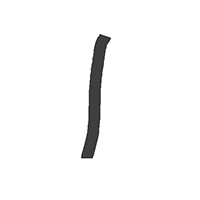
#> input picture knn/num/1_1.png, 200 x 200 px; its folder holds only this picture in this run
$ python knntest.py   (older library calls are emulated)
#> lines starting #> are read from the running program, lines starting #| are printed output that depends on the picture; after the words box and inside, x2 and y2 are one past the last pixel; in counts of white or black regions, pixels touching at a corner belong together
import operator
import datetime
import numpy as np
from numpy import *
from os import listdir
from skimage import io
print('程序处理的图片大小,建议不要超过200*200\n')
N = int(input('需要处理的图片的大小(100至200)，N='))
#> the answer given: 3
color = 100 / 255
def KNN(test_data,train_data,train_label,k):
    dataSetSize = train_data.shape[0]
    all_distances = np.sqrt(np.sum(np.square(tile(test_data,(dataSetSize,1))-train_data),axis=1))
    sort_distance_index = all_distances.argsort()
    all_predictive_value = {}
    for i in range(k):
        predictive_value = train_label[sort_distance_index[i]]
        print('第',i+1,'次预测值',predictive_value)
        all_predictive_value[predictive_value] = all_predictive_value.get(predictive_value,0)+1
    sorted_class_count = sorted(all_predictive_value.items(), key = operator.itemgetter(1), reverse = True)
    return sorted_class_count[0][0]
def get_all_train_data():
    train_label = []
    train_file_list = listdir('num')
    m = len(train_file_list)
    train_data = get_all_data(train_file_list,1)
    for i in range(m):
        file_name = train_file_list[i]
        train_label.append(get_number_cut(file_name))
    return train_label,train_data
def get_all_data(file_list,k):
    train_data = np.zeros([len(file_list), N**2])
    for i, item in enumerate(file_list):
        if k == 1:
            img = io.imread('./num/'+ item, as_grey = True)
        else:
            img = io.imread('./test/' + item, as_grey = True)
        img[img>color] = 1
        img = get_cut_picture(img)
        img = get_stretch_picture(img).reshape(N**2)
        train_data[i, 0:N**2] = img
    return train_data
def get_cut_picture(img):
    size = []
    length = len(img)
    width = len(img[0,:])
    size.append(get_edge(img, length, 0, [-1, -1]))
    size.append(get_edge(img, width, 1, [-1, -1]))
    size = np.array(size).reshape(4)
    return img[size[0]:size[1]+1, size[2]:size[3]+1]
def get_edge(img, length, flag, size):
    for i in range(length):
        if flag == 0:
            line1 = img[img[i,:]<color]
            line2 = img[img[length-1-i,:]<color]
        else:
            line1 = img[img[:,i]<color]
            line2 = img[img[:,length-1-i]<color]
        if len(line1)>=1 and size[0]==-1:
            size[0] = i
        if len(line2)>=1 and size[1]==-1:
            size[1] = length-1-i
        if size[0]!=-1 and size[1]!=-1:
            break
    return size
def get_stretch_picture(img):
    newImg = np.ones(N**2).reshape(N, N)
    newImg1 = np.ones(N ** 2).reshape(N, N)
    step1 = len(img[0])/N
    step2 = len(img)/N
    for i in range(len(img)):
        for j in range(N):
            newImg[i, j] = img[i, int(np.floor(j*step1))]
    for i in range(N):
        for j in range(N):
            newImg1[j, i] = newImg[int(np.floor(j*step2)), i]
    return newImg1
def get_number_cut(file_name):
    fileStr = file_name.split('.')[0]
    classNumStr = int(fileStr.split('_')[0])
    return classNumStr
def get_show(test_data):
    for i in range(N**2):
        if(test_data[0,i] == 0):
            print ("1",end='')
        else:
            print ("0",end='')
    if (i+1)%N == 0 :
        print()
def main():
    t1 = datetime.datetime.now()
    Nearest_Neighbor_number = int(input('选取最邻近的K个值(建议小于7)，K='))
    train_label, train_data = get_all_train_data()
    test_file_list = listdir('test')
    file_name = test_file_list[0]
    test_index = get_number_cut(file_name)
    Result = KNN(test_data, train_data, train_label, Nearest_Neighbor_number)
    print ("最终预测值为:",Result,"    真实值:",test_index)
    t2 = datetime.datetime.now()
    print('耗 时 = ', t2 - t1)
if __name__ == "__main__": main()
#> the answer given: 3
#> in get_all_data, img is the input picture: shape (200, 200) float64; min 0.0196, max 1, mean 0.971
#> in get_all_data, `img[img>color] = 1`:
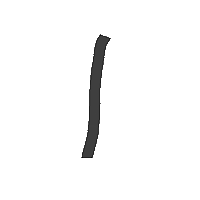
#> img: shape (200, 200) float64; 0.65% of pixels changed, all inside (x1, y1, x2, y2) = (81, 33, 112, 159)
#> in get_cut_picture, `length = len(img)`: length = 200
#> after the loop in get_edge, `for i in range(length):`: size = [34, 157]
#> in get_cut_picture, `size = np.array(size).reshape(4)`: size = [34, 157, 81, 110]
#> in get_cut_picture, `return img[size[0]:size[1]+1, size[2]:size[3]+1]`:
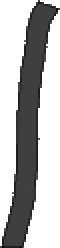
#> returned value: shape (124, 30) float64 (shown 2 times larger); min 0.0196, max 1, mean 0.712
#> in get_stretch_picture, `step1 = len(img[0])/N`: step1 = 10
#> in get_stretch_picture, `step2 = len(img)/N`: step2 = 41.33
#> the loop in get_stretch_picture, `for i in range(len(img)):` made 4 passes
#> after the loop in get_stretch_picture, `for i in range(len(img)):`: newImg = [[1, 1, 1], [1, 1, 0.122], [1, 1, 0.251]]
#> (the run stopped early here; a loop or call above may not have finished)

$ run again, on knn/num/1_4.png
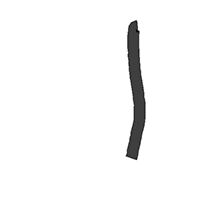
#> input picture knn/num/1_4.png, 200 x 200 px
#> in get_all_data, img is the input picture: shape (200, 200) float64; min 0, max 1, mean 0.969
#> in get_all_data, `img[img>color] = 1`:
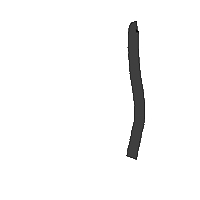
#> img: shape (200, 200) float64; 0.71% of pixels changed, all inside (x1, y1, x2, y2) = (125, 20, 146, 161)
#> length = 200
#> after the loop in get_edge, `for i in range(length):`: size = [21, 159]
#> in get_cut_picture, `size = np.array(size).reshape(4)`: size = [21, 159, 126, 144]
#> step1 = 6.33
#> step2 = 46.33
#> the loop in get_stretch_picture, `for i in range(len(img)):` made 4 passes
#> after the loop in get_stretch_picture, `for i in range(len(img)):`: newImg = [[1, 1, 1], [1, 0.098, 1], [1, 0.251, 1]]

$ run again, on knn/num/1_5.png
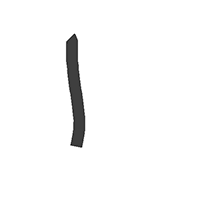
#> input picture knn/num/1_5.png, 200 x 200 px
#> in get_all_data, img is the input picture: shape (200, 200) float64; min 0, max 1, mean 0.975
#> in get_all_data, `img[img>color] = 1`:
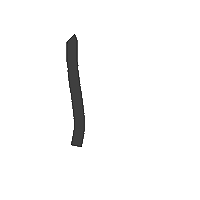
#> img: shape (200, 200) float64; 0.58% of pixels changed, all inside (x1, y1, x2, y2) = (65, 33, 86, 148)
#> length = 200
#> after the loop in get_edge, `for i in range(length):`: size = [34, 146]
#> in get_cut_picture, `size = np.array(size).reshape(4)`: size = [34, 146, 66, 84]
#> step1 = 6.33
#> step2 = 37.67
#> the loop in get_stretch_picture, `for i in range(len(img)):` made 4 passes
#> after the loop in get_stretch_picture, `for i in range(len(img)):`: newImg = [[1, 1, 1], [1, 1, 1], [1, 0.0863, 1]]
